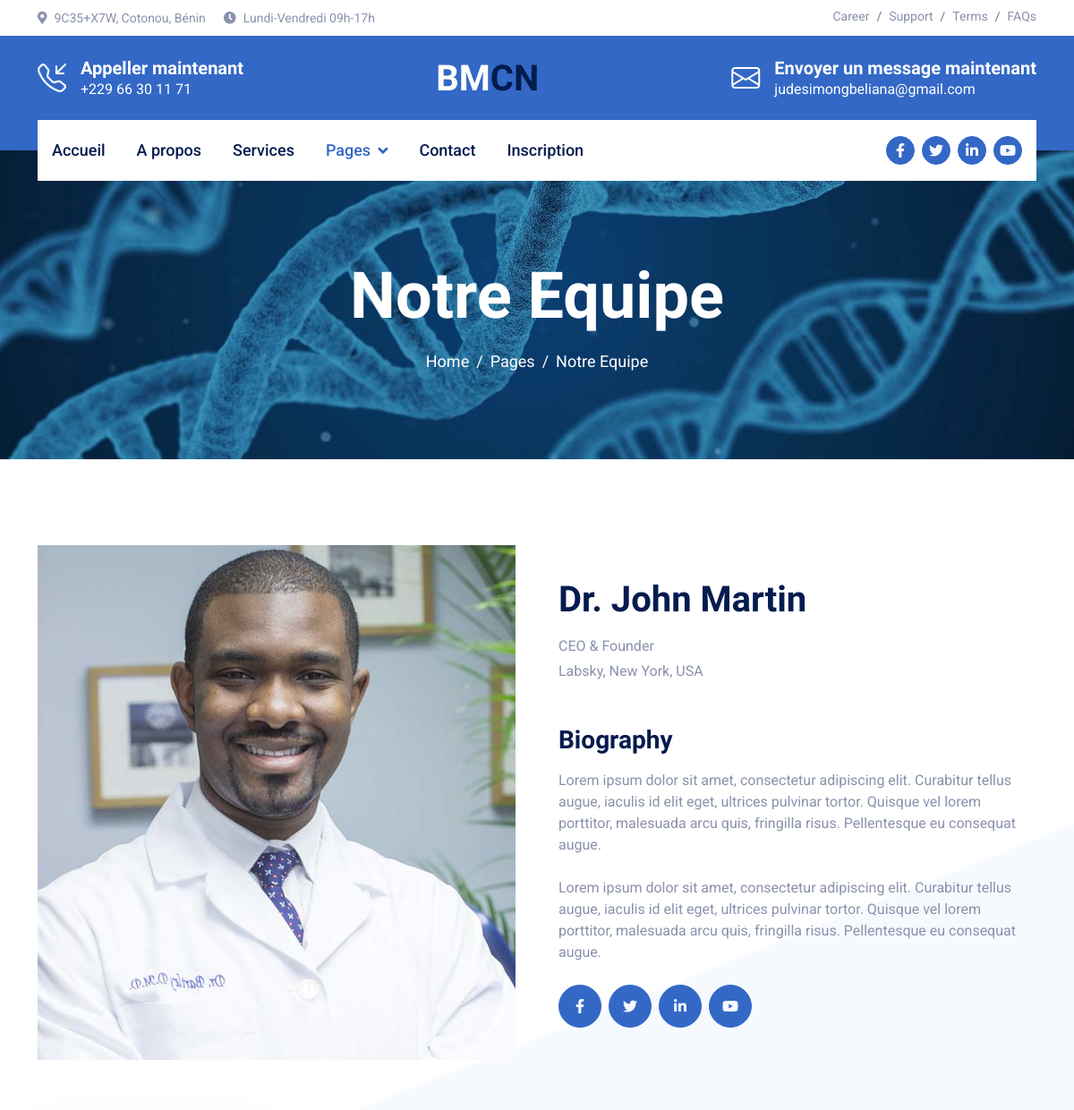
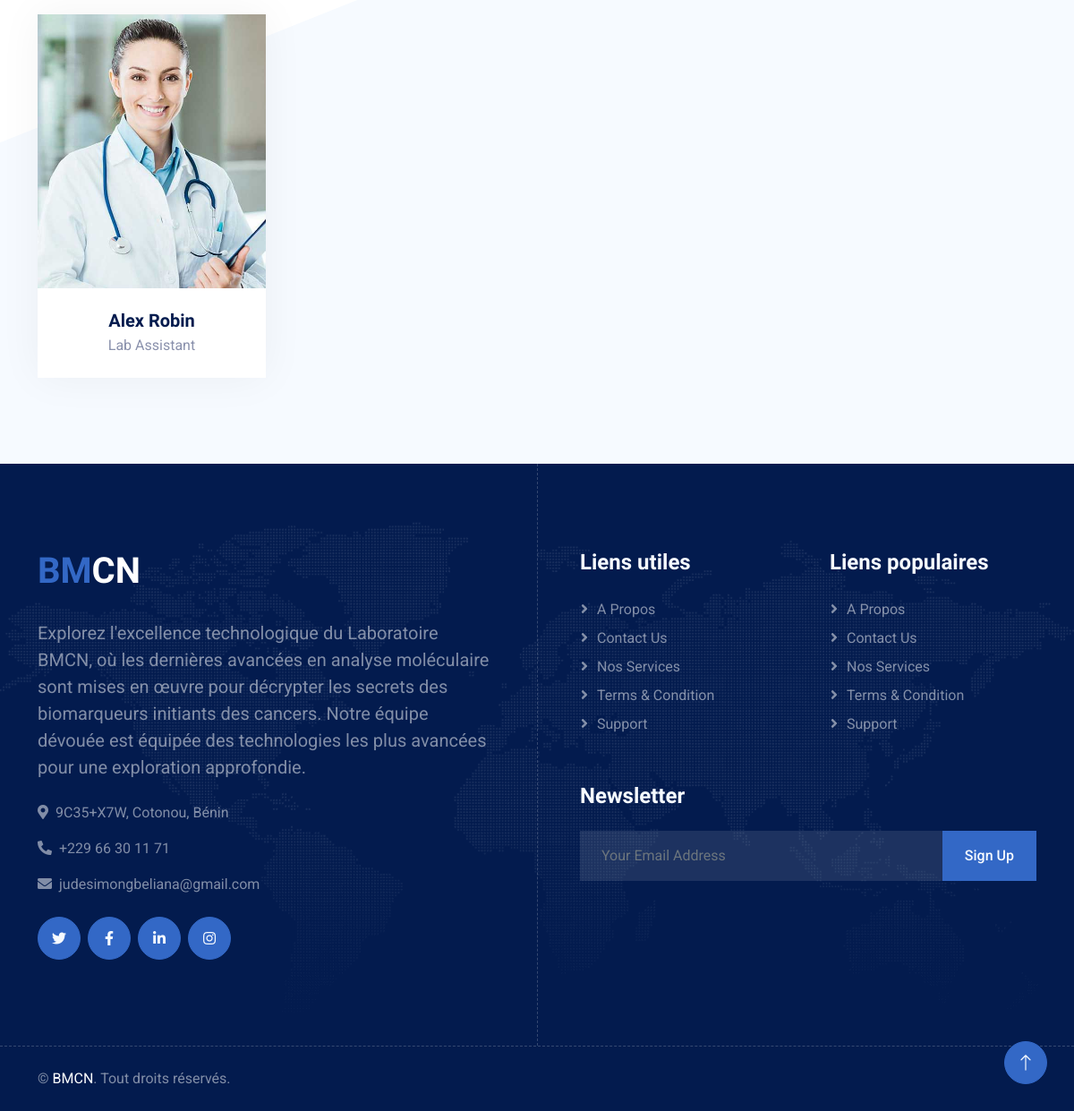
Screenshot of //team with the database file from the repository (2 pictures, top to bottom).
### Website/models.py (models this page shows, shortened)
class Team(models.Model):
    nom = models.CharField(max_length=200)
    poste = models.TextField()
    photo = models.ImageField(upload_to='team/img/', null=True, blank=True)
    facebook = models.URLField(max_length=200, default='https://www.facebook.com')
    linkedin = models.URLField(max_length=200, default='https://www.linkedin.com')
    youtube = models.URLField(max_length=200, default='https://www.youtube.com')
    twitter = models.URLField(max_length=200, default='https://www.twitter.com')

### Website/views.py (the view)
# urls.py: path('/team', views.team, name ='team'),
def team(request):
    teams = Team.objects.all()
    context = {'teams': teams}
    return render(request, 'Website/team.html',context)

### Website/templates/Website/team.html (shortened to what this page needs)
{% extends "Website/nav.html" %}
{% load static %}
{% block nav %}
<div class="navbar-nav">
    <a href="{% url 'home' %}" class="nav-item nav-link">Accueil</a>
    <a href="{% url 'about' %}" class="nav-item nav-link">A propos</a>
    <a href="{% url 'service' %}" class="nav-item nav-link">Services</a>
    <div class="nav-item dropdown">
        <a href="#" class="nav-link dropdown-toggle active" data-bs-toggle="dropdown">Pages</a>
    </div>
    <a href="{% url 'contact' %}" class="nav-item nav-link">Contact</a>
    <a href="{% url 'inscription' %}" class="nav-item nav-link">Inscription</a>
</div>
{% endblock %}
{% block content %}
    <div class="container-fluid page-header py-5 mb-5 wow fadeIn" data-wow-delay="0.1s">
        <div class="container text-center py-5 mt-4">
            <h1 class="display-2 text-white mb-3 animated slideInDown">Notre Equipe</h1>
            <nav aria-label="breadcrumb animated slideInDown">
                <ol class="breadcrumb justify-content-center mb-0">
                    <li class="breadcrumb-item"><a href="#">Home</a></li>
                    <li class="breadcrumb-item"><a href="#">Pages</a></li>
                    <li class="breadcrumb-item" aria-current="page">Notre Equipe</li>
                </ol>
            </nav>
        </div>
    </div>
    <div class="container-fluid container-team py-5">
        <div class="container pb-5">
            <div class="row g-5 align-items-center mb-5">
                <div class="col-md-6 wow fadeIn" data-wow-delay="0.3s">
                    <img class="img-fluid w-100" src="{% static 'Website/img/team-1.jpg' %}" alt="">
                </div>
                <div class="col-md-6 wow fadeIn" data-wow-delay="0.5s">
                    <h1 class="display-6 mb-3">Dr. John Martin</h1>
                    <p class="mb-1">CEO & Founder</p>
                    <p class="mb-5">Labsky, New York, USA</p>
                    <h3 class="mb-3">Biography</h3>
                    <p class="mb-4">Lorem ipsum dolor sit amet, consectetur adipiscing elit. Curabitur tellus augue, iaculis id elit eget, ultrices pulvinar tortor. Quisque vel lorem porttitor, malesuada arcu quis, fringilla risus. Pellentesque eu consequat augue.</p>
                    <p class="mb-4">Lorem ipsum dolor sit amet, consectetur adipiscing elit. Curabitur tellus augue, iaculis id elit eget, ultrices pulvinar tortor. Quisque vel lorem porttitor, malesuada arcu quis, fringilla risus. Pellentesque eu consequat augue.</p>
                    <div class="d-flex">
                        <a class="btn btn-lg-square btn-primary me-2" href=""><i class="fab fa-facebook-f"></i></a>
                        <a class="btn btn-lg-square btn-primary me-2" href=""><i class="fab fa-twitter"></i></a>
                        <a class="btn btn-lg-square btn-primary me-2" href=""><i class="fab fa-linkedin-in"></i></a>
                        <a class="btn btn-lg-square btn-primary me-2" href=""><i class="fab fa-youtube"></i></a>
                    </div>
                </div>
            </div>
            <div class="row g-4">
                <div class="row g-4">
                    {% for team_member in teams %}
                    <div class="col-lg-3 col-md-6 wow fadeInUp" data-wow-delay="0.1s">
                        <div class="team-item">
                            <div class="position-relative overflow-hidden">
                                <img class="img-fluid w-100" src="{{ team_member.photo.url }}" alt="">
                            </div>
                            <div class="text-center p-4">
                                <h5 class="mb-1">{{ team_member.nom }}</h5>
                                <span>{{ team_member.poste }}</span>
                            </div>
                        </div>
                    </div>
                    {% endfor %}
                </div>
            </div>
        </div>
    </div>
    {% endblock %}

### Website/templates/Website/nav.html (shortened to what this page needs)
<!DOCTYPE html>
<html lang="en">
<head>
    {% load static %}
    <link href="https://cdnjs.cloudflare.com/ajax/libs/font-awesome/5.10.0/css/all.min.css" rel="stylesheet">
    <link rel="stylesheet" href="https://cdn.jsdelivr.net/npm/bootstrap-icons@1.10.4/font/bootstrap-icons.css">
    <link href="{% static 'Website/lib/animate/animate.min.css' %}" rel="stylesheet">
    <link href="{% static 'Website/lib/owlcarousel/assets/owl.carousel.min.css' %}" rel="stylesheet">
    <link href="{% static 'Website/css/bootstrap.min.css' %}" rel="stylesheet">
    <link href="{% static 'Website/css/style.css' %}" rel="stylesheet">
</head>
<body>
    <div class="container-fluid py-2 d-none d-lg-flex">
        <div class="container">
            <div class="d-flex justify-content-between">
                <div>
                    <small class="me-3"><i class="fa fa-map-marker-alt me-2"></i>9C35+X7W, Cotonou, Bénin</small>
                    <small class="me-3"><i class="fa fa-clock me-2"></i>Lundi-Vendredi 09h-17h</small>
                </div>
                <nav class="breadcrumb mb-0">
                    <a class="breadcrumb-item small text-body" href="#">Career</a>
                    <a class="breadcrumb-item small text-body" href="#">Support</a>
                    <a class="breadcrumb-item small text-body" href="#">Terms</a>
                    <a class="breadcrumb-item small text-body" href="#">FAQs</a>
                </nav>
            </div>
        </div>
    </div>
    <div class="container-fluid bg-primary text-white pt-4 pb-5 d-none d-lg-flex">
        <div class="container pb-2">
            <div class="d-flex align-items-center justify-content-between">
                <div class="d-flex">
                    <i class="bi bi-telephone-inbound fs-2"></i>
                    <div class="ms-3">
                        <h5 class="text-white mb-0">Appeller maintenant</h5>
                        <span>+229 66 30 11 71</span>
                    </div>
                </div>
                <a href="{% url 'home' %}" class="h1 text-white mb-0">BM<span class="text-dark">CN</span></a>
                <div class="d-flex">
                    <i class="bi bi-envelope fs-2"></i>
                    <div class="ms-3">
                        <h5 class="text-white mb-0">Envoyer un message maintenant</h5>
                        <span>judesimongbeliana@gmail.com</span>
                    </div>
                </div>
            </div>
        </div>
    </div>
<div class="container-fluid sticky-top">
    <div class="container">
        <nav class="navbar navbar-expand-lg navbar-light bg-white py-lg-0 px-lg-3">
            <div class="collapse navbar-collapse" id="navbarCollapse">
            {% block nav %}
            {% endblock %}
                <div class="ms-auto d-none d-lg-flex">
                    <a class="btn btn-sm-square btn-primary ms-2" href=""><i class="fab fa-facebook-f"></i></a>
                    <a class="btn btn-sm-square btn-primary ms-2" href=""><i class="fab fa-twitter"></i></a>
                    <a class="btn btn-sm-square btn-primary ms-2" href=""><i class="fab fa-linkedin-in"></i></a>
                    <a class="btn btn-sm-square btn-primary ms-2" href=""><i class="fab fa-youtube"></i></a>
                </div>
            </div>
        </nav>
    </div>
</div>
    {% block content %}
    {% endblock %}
    <div class="container-fluid footer position-relative bg-dark text-white-50 py-5 wow fadeIn" data-wow-delay="0.1s">
        <div class="container">
            <div class="row g-5 py-5">
                <div class="col-lg-6 pe-lg-5">
                    <a href="{% url 'home' %}" class="navbar-brand">
                        <h1 class="h1 text-primary mb-0">BM<span class="text-white">CN</span></h1>
                    </a>
                    <p class="fs-5 mb-4">Explorez l'excellence technologique du Laboratoire BMCN, où les dernières avancées en analyse moléculaire sont mises en œuvre pour décrypter les secrets des biomarqueurs initiants des cancers. Notre équipe dévouée est équipée des technologies les plus avancées pour une exploration approfondie.</p>
                    <p><i class="fa fa-map-marker-alt me-2"></i>9C35+X7W, Cotonou, Bénin</p>
                    <p><i class="fa fa-phone-alt me-2"></i>+229 66 30 11 71</p>
                    <p><i class="fa fa-envelope me-2"></i>judesimongbeliana@gmail.com</p>
                    <div class="d-flex mt-4">
                        <a class="btn btn-lg-square btn-primary me-2" href="#"><i class="fab fa-twitter"></i></a>
                        <a class="btn btn-lg-square btn-primary me-2" href="#"><i class="fab fa-facebook-f"></i></a>
                        <a class="btn btn-lg-square btn-primary me-2" href="#"><i class="fab fa-linkedin-in"></i></a>
                        <a class="btn btn-lg-square btn-primary me-2" href="#"><i class="fab fa-instagram"></i></a>
                    </div>
                </div>
                <div class="col-lg-6 ps-lg-5">
                    <div class="row g-5">
                        <div class="col-sm-6">
                            <h4 class="text-light mb-4">Liens utiles</h4>
                            <a class="btn btn-link" href="{% url 'about' %}">A propos</a>
                            <a class="btn btn-link" href="{% url 'contact' %}">Contact Us</a>
                            <a class="btn btn-link" href="{% url 'service' %}">Nos Services</a>
                            <a class="btn btn-link" href="">Terms & Condition</a>
                            <a class="btn btn-link" href="">Support</a>
                        </div>
                        <div class="col-sm-6">
                            <h4 class="text-light mb-4">Liens populaires</h4>
                            <a class="btn btn-link" href="{% url 'about' %}">A propos</a>
                            <a class="btn btn-link" href="{% url 'contact' %}">Contact Us</a>
                            <a class="btn btn-link" href="{% url 'service' %}">Nos Services</a>
                            <a class="btn btn-link" href="">Terms & Condition</a>
                            <a class="btn btn-link" href="">Support</a>
                        </div>
                        <div class="col-sm-12">
                            <h4 class="text-light mb-4">Newsletter</h4>
                            <div class="w-100">
                            <form method="post" action="{% url 'newsletters' %}">
                                <div class="input-group">
                                    <input type="email" class="form-control border-0 py-3 px-4" name="mail"  style="background: rgba(255, 255, 255, .1);" placeholder="Your Email Address"><button class="btn btn-primary px-4"  type="submit">Sign Up</button>
                                </div>
                            </form>
                            </div>
                        </div>
                    </div>
                </div>
            </div>
        </div>
    </div>
    <div class="container-fluid copyright bg-dark text-white-50 py-4">
        <div class="container">
            <div class="row">
                <div class="col-md-6 text-center text-md-start">
                    <p class="mb-0">&copy; <a href="#">BMCN</a>. Tout droits réservés.</p>
                </div>
                <div class="col-md-6 text-center text-md-end">
                </div>
            </div>
        </div>
    </div>
    <a href="#" class="btn btn-lg btn-primary btn-lg-square rounded-circle back-to-top"><i class="bi bi-arrow-up"></i></a>
</body>
</html>

### Website/static/Website/css/style.css (style rules this page uses)
.back-to-top { position: fixed; display: none; right: 30px; bottom: 30px; z-index: 99; }
.btn { transition: .5s; font-weight: 500; }
.btn-primary, .btn-outline-primary:hover { color: var(--bs-light); }
.btn-sm-square { width: 32px; height: 32px; }
.btn-lg-square { width: 48px; height: 48px; }
.btn-square, .btn-sm-square, .btn-lg-square { padding: 0; display: flex; align-items: center; justify-content: center; border-radius: 50px; font-weight: normal; }
.sticky-top { top: -100px; transition: .5s; }
.navbar .navbar-nav .nav-link { margin-right: 35px; padding: 20px 0; color: var(--bs-dark); font-size: 18px; font-weight: 500; outline: none; }
.navbar .navbar-nav .nav-link:hover, .navbar .navbar-nav .nav-link.active { color: var(--bs-primary); }
.navbar .dropdown-toggle::after { border: none; content: "\f107"; font-family: "Font Awesome 5 Free"; font-weight: 900; vertical-align: middle; margin-left: 8px; }
@media (min-width: 992px) { .sticky-top { margin-top: -34px; } }
@media (min-width: 992px) { .navbar { height: 68px; } }
@media (min-width: 992px) { .header-carousel, .page-header { margin-top: -34px; } }
.page-header { background: linear-gradient(rgba(3, 27, 78, .3), rgba(3, 27, 78, .3)), url(../img/testimonial.jpg) center center no-repeat; background-size: cover; }
.page-header .breadcrumb-item+.breadcrumb-item::before { color: var(--bs-white); }
.page-header .breadcrumb-item, .page-header .breadcrumb-item a { font-size: 18px; color: var(--bs-white); }
.container-team { position: relative; }
.container-team::before { position: absolute; content: ''; background: var(--bs-light); width: 100%; height: 100%; left: 0px; top: 0px; clip-path: polygon(0 70%, 100% 30%, 100% 100%, 0% 100%); z-index: -1; }
.team-item { background: var(--bs-white); box-shadow: 0 0 45px rgba(0, 0, 0, .05); }
.footer { background: linear-gradient(rgba(3, 27, 78, .3), rgba(3, 27, 78, .3)), url(../img/footer.png) center center no-repeat; background-size: contain; }
@media (min-width: 992px) { .footer::after { position: absolute; content: ""; width: 0px; height: 100%; top: 0; left: 50%; border-left: 1px dashed rgba(255, 255, 255, .2); } }
.footer .btn.btn-link { display: block; margin-bottom: 5px; padding: 0; text-align: left; color: rgba(255, 255, 255, .5); font-weight: normal; text-transform: capitalize; transition: .3s; }
.footer .btn.btn-link::before { position: relative; content: "\f105"; font-family: "Font Awesome 5 Free"; font-weight: 900; color: rgba(255, 255, 255, .5); margin-right: 10px; }
.copyright { border-top: 1px dashed rgba(255, 255, 255, .2); }
.copyright a { color: var(--bs-white); }

### rows the page displays
Team: photo (picture), nom "Alex Robin", poste "Lab Assistant"
